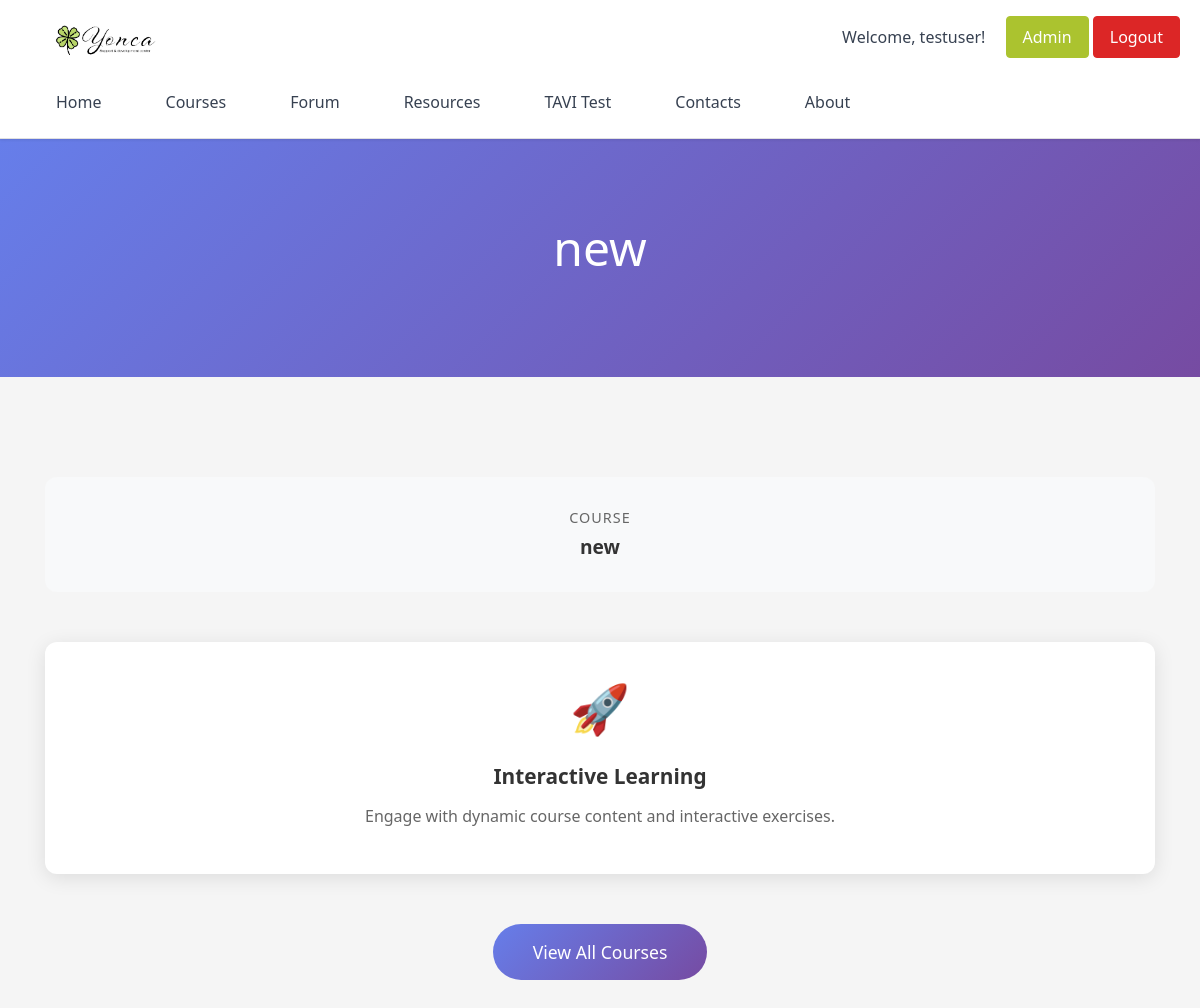
/new course (signed in), run on the app's committed database.
### yonca/models/__init__.py (models this page shows, shortened)
class HomeContent(db.Model):
    id = db.Column(db.Integer, primary_key=True)
    welcome_title = db.Column(db.String(200), default="Welcome to Yonca")
    subtitle = db.Column(db.String(500), default="Your gateway to knowledge and community learning.")
    get_started_text = db.Column(db.String(200), default="Get Started")
    features = db.Column(db.JSON, default=[
        {"title": "Courses", "description": "Access educational courses and learning materials."},
        {"title": "Community Forum", "description": "Connect with fellow learners, ask questions, and share knowledge."},
        {"title": "Learning Materials", "description": "Access educational resources and study materials."},
        {"title": "Secure PDF Library", "description": "Upload and access protected PDF documents."}
    ])
    logged_out_welcome_title = db.Column(db.String(200), default="Welcome to Yonca")
    logged_out_subtitle = db.Column(db.String(500), default="Join our learning community today!")
    logged_out_get_started_text = db.Column(db.String(200), default="Sign Up Now")
    logged_out_features = db.Column(db.JSON, default=[
        {"title": "Free Courses", "description": "Access our free educational courses."},
        {"title": "Community", "description": "Join discussions with fellow learners."},
        {"title": "Resources", "description": "Browse our learning materials."},
        {"title": "Sign Up", "description": "Create your account to get started."}
    ])
    gallery_images = db.Column(db.JSON, default=[])
    courses_section_title = db.Column(db.String(200), default="Our Courses")
    courses_section_description = db.Column(db.Text, default="Explore our comprehensive collection of educational courses designed to help you learn and grow.")
    forum_section_title = db.Column(db.String(200), default="Community Forum")
    forum_section_description = db.Column(db.Text, default="Connect with fellow learners, share knowledge, and get help from our active community.")
    resources_section_title = db.Column(db.String(200), default="Learning Resources")
    resources_section_description = db.Column(db.Text, default="Access a comprehensive library of learning materials, guides, and educational resources.")
    tavi_test_section_title = db.Column(db.String(200), default="TAVI Test")
    tavi_test_section_description = db.Column(db.Text, default="Take our interactive assessment to discover your learning style and get personalized recommendations.")
    contacts_section_title = db.Column(db.String(200), default="Contact Us")
    contacts_section_description = db.Column(db.Text, default="Get in touch with us for support, questions, or collaboration opportunities.")
    contact_info = db.Column(db.JSON, default={
        "whatsapp": "+994 51 623 73 94",
        "email": "info@yonca.az",
        "address": "Baku, Azerbaijan"
    })
    about_section_title = db.Column(db.String(200), default="About Yonca")
    about_section_description = db.Column(db.Text, default="Yonca is a comprehensive learning platform dedicated to providing quality education and fostering a supportive learning community.")
    site_logo_url = db.Column(db.String(500), default="/static/images/Logo.jpeg")
    site_name = db.Column(db.String(200), default="Yonca")
    navigation_items = db.Column(db.JSON, default=[
        {"name": "Home", "url": "/", "active": True},
        {"name": "Courses", "url": "/#courses", "active": True},
        {"name": "Forum", "url": "/#forum", "active": True},
        {"name": "Resources", "url": "/#resources", "active": True},
        {"name": "TAVI Test", "url": "/#tavi", "active": True},
        {"name": "Contacts", "url": "/#contacts", "active": True},
        {"name": "About", "url": "/#about", "active": True}
    ])
    is_active = db.Column(db.Boolean, default=True)

class User(db.Model, UserMixin):
    id = db.Column(db.Integer, primary_key=True)
    username = db.Column(db.String(80), unique=True, nullable=False)
    email = db.Column(db.String(120), unique=True, nullable=False)
    _password = db.Column('password', db.String(200), nullable=False)
    is_admin = db.Column(db.Boolean, default=False)
    preferred_language = db.Column(db.String(10), default='en')  # User's preferred language for translations
    courses = db.relationship('Course', secondary=user_courses, backref=db.backref('users', lazy='select'))
    @property
    def password(self):
        return self._password
    @password.setter
    def password(self, plaintext):
        self._password = generate_password_hash(plaintext)
    @property
    def password(self):
        return self._password
    @password.setter
    def password(self, plaintext):
        self._password = generate_password_hash(plaintext)

class Course(db.Model):
    id = db.Column(db.Integer, primary_key=True)
    title = db.Column(db.String(200), nullable=False)
    description = db.Column(db.Text)
    time_slot = db.Column(db.String(100))
    profile_emoji = db.Column(db.String(10))
    dropdown_menu = db.Column(db.JSON, default=[
        {"text": "Login to Enroll", "icon": "🔐", "url": "/login"},
        {"text": "View Details", "icon": "📖", "url": "#"},
        {"text": "Contact Us", "icon": "💬", "url": "/#contact"}
    ])
    page_welcome_title = db.Column(db.String(200), default="")
    page_subtitle = db.Column(db.String(500), default="")
    page_description = db.Column(db.Text, default="")
    page_features = db.Column(db.JSON, default=[
        {"title": "Interactive Learning", "description": "Engage with dynamic course content and interactive exercises."},
        {"title": "Expert Guidance", "description": "Learn from industry professionals and experienced educators."},
        {"title": "Community Support", "description": "Connect with fellow learners and get help when you need it."}
    ])
    page_gallery_images = db.Column(db.JSON, default=[])
    page_show_navigation = db.Column(db.Boolean, default=True)
    page_show_footer = db.Column(db.Boolean, default=True)

### yonca/routes/__init__.py (the view)
@main_bp.route('/<path:course_slug>')
def course_page(course_slug):
    from yonca.models import Course, HomeContent
    from slugify import slugify
    if course_slug.startswith('course/'):
        course_slug = course_slug[7:]  # Remove 'course/'
    course = None
    courses = Course.query.all()
    for c in courses:
        if slugify(c.title) == course_slug:
            course = c
            break
    if not course and course_slug:
        parts = course_slug.split('-')
        if parts and parts[-1].isdigit():
            course_id = int(parts[-1])
            course = Course.query.get(course_id)
    if not course and course_slug:
        for c in courses:
            slug = slugify(c.title)
            if slug in course_slug or course_slug.startswith(slug):
                course = c
                break
    if not course:
        from flask import abort
        abort(404)
    home_content = HomeContent.query.filter_by(is_active=True).first()
    if not home_content:
        home_content = HomeContent()
    return render_template('course_page.html',
                         course=course,
                         home_content=home_content,
                         current_locale=get_locale(),
                         is_authenticated=current_user.is_authenticated)

### yonca/templates/course_page.html (shortened to what this page needs)
{% extends 'base.html' %}
{% block content %}
<header>
    <div class="header-container">
        <div class="logo">
            <img src="/static/images/Logo.jpeg" alt="Yonca Logo">
        </div>
        <nav>
            <a href="/" class="nav-link">{{ _('Home') }}</a>
            <a href="/courses" class="nav-link">{{ _('Courses') }}</a>
            <a href="/forum" class="nav-link">{{ _('Forum') }}</a>
            <a href="/resources" class="nav-link">{{ _('Resources') }}</a>
            <a href="/tavi-test" class="nav-link">{{ _('TAVI Test') }}</a>
            <a href="/contacts" class="nav-link">{{ _('Contacts') }}</a>
            <a href="/about" class="nav-link">{{ _('About') }}</a>
        </nav>
        {% if is_authenticated %}
        <div id="user-info" style="position: absolute; top: 1rem; right: 20px;">
            <span style="color: #374151; margin-right: 1rem;">{{ _('Welcome') }}, {{ current_user.username }}!</span>
            {% if current_user.is_admin %}
            <button id="admin-btn" onclick="window.location.href='/admin'">{{ _('Admin') }}</button>
            {% endif %}
            <button onclick="window.location.href='/logout'">{{ _('Logout') }}</button>
        </div>
        {% else %}
        <div id="auth-buttons" style="position: absolute; top: 1rem; right: 20px;">
            <button onclick="window.location.href='/login'">{{ _('Login') }}</button>
        </div>
        {% endif %}
    </div>
</header>
<section class="course-hero">
    <div class="container">
        <h1>{{ course.page_welcome_title or course.title }}</h1>
    </div>
</section>
<section class="course-content">
    <div class="container">
        <div class="course-meta">
            <div class="meta-item">
                <div class="meta-label">Course</div>
                <div class="meta-value">{{ course.title }}</div>
            </div>
        </div>
        {% if course.page_features %}
        <div class="course-features">
            {% for feature in course.page_features %}
            <div class="feature-card">
                <div class="feature-icon">🚀</div>
                <h3 class="feature-title">{{ feature.title }}</h3>
                <p class="feature-description">{{ feature.description }}</p>
            </div>
            {% endfor %}
        </div>
        {% endif %}
        <div class="course-actions">
            {% if is_authenticated %}
                <a href="/courses" class="btn-enroll">View All Courses</a>
            {% else %}
                <a href="/login" class="btn-enroll">Login to Enroll</a>
            {% endif %}
        </div>
    </div>
</section>
{% endblock %}

### yonca/templates/course_page.html (style rules this page uses)
* { margin: 0; padding: 0; box-sizing: border-box; }
body { font-family: 'Segoe UI', Tahoma, Geneva, Verdana, sans-serif; background-color: #f5f5f5; }
header { background: #ffffff; border-bottom: 1px solid #e0e0e0; padding: 1rem 0; box-shadow: 0 1px 3px rgba(0, 0, 0, 0.1); position: relative; }
.header-container { max-width: 1200px; margin: 0 auto; padding: 0 40px; }
.logo { font-size: 1.8rem; font-weight: bold; color: #abc32f; display: flex; align-items: center; }
.logo img { height: 50px; width: auto; }
nav { margin-top: 1rem; display: flex; gap: 2rem; flex-wrap: wrap; }
.nav-link { color: #374151; text-decoration: none; font-weight: 500; padding: 0.5rem 1rem; border-radius: 6px; transition: all 0.3s ease; position: relative; }
#user-info button { background: #dc2626; color: white; border: 1px solid #dc2626; padding: 0.5rem 1rem; border-radius: 4px; cursor: pointer; font-weight: 500; transition: all 0.3s ease; }
#admin-btn { background: #abc32f !important; border-color: #abc32f !important; }
.course-hero { background: linear-gradient(135deg, #667eea 0%, #764ba2 100%); color: white; padding: 80px 0; text-align: center; }
.course-hero h1 { font-size: 3rem; margin-bottom: 20px; font-weight: 300; }
.course-content { padding: 60px 0; }
.course-features { display: grid; grid-template-columns: repeat(auto-fit, minmax(300px, 1fr)); gap: 30px; margin-top: 50px; }
.feature-card { background: white; border-radius: 12px; padding: 30px; box-shadow: 0 4px 20px rgba(0,0,0,0.1); text-align: center; transition: transform 0.3s ease; }
.feature-icon { font-size: 3rem; margin-bottom: 20px; display: block; }
.feature-title { font-size: 1.3rem; font-weight: 600; margin-bottom: 15px; color: #333; }
.feature-description { color: #666; line-height: 1.5; }
.course-actions { text-align: center; margin-top: 50px; }
.btn-enroll { background: linear-gradient(135deg, #667eea 0%, #764ba2 100%); color: white; border: none; padding: 15px 40px; font-size: 1.1rem; border-radius: 50px; text-decoration: none; display: inline-block; transition: transform 0.3s ease; }
.course-meta { background: #f8f9fa; padding: 30px; border-radius: 12px; margin: 40px 0; display: flex; justify-content: center; gap: 40px; flex-wrap: wrap; }
.meta-item { text-align: center; }
.meta-label { font-size: 0.9rem; color: #666; margin-bottom: 5px; text-transform: uppercase; letter-spacing: 1px; }
.meta-value { font-size: 1.2rem; font-weight: 600; color: #333; }

### data on the page
User: username "testuser"
Course: page_welcome_title+title "new", title "new"

### other printed values
{{ feature.title }} "Interactive Learning"
{{ feature.description }} "Engage with dynamic course content and interactive exercises."
